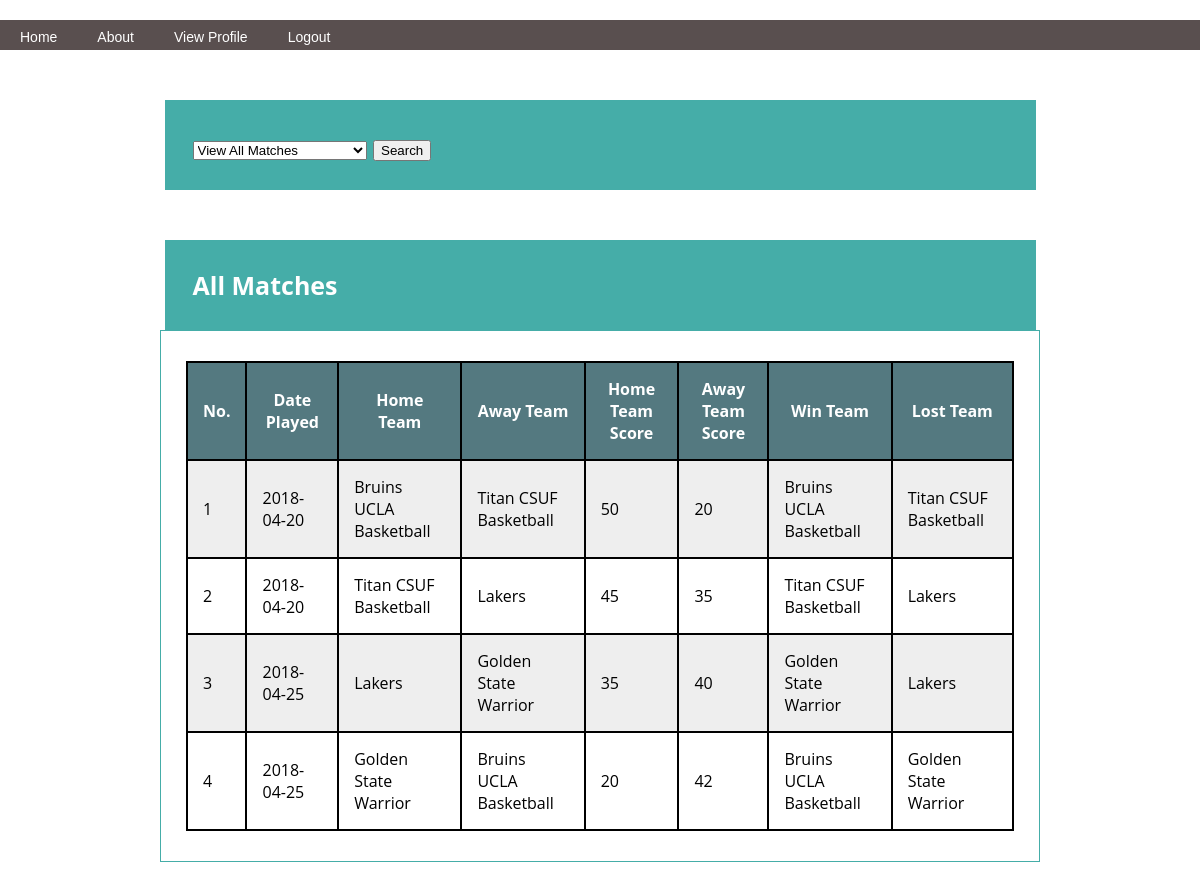
The page /match.php (signed in) on the database its author committed.
### tables this page shows
CREATE TABLE Matches
(
ID INTEGER UNSIGNED NOT NULL AUTO_INCREMENT Primary Key,
HomeTeamID INTEGER UNSIGNED NOT NULL,
AwayTeamID INTEGER UNSIGNED NOT NULL,
HomeScore INTEGER UNSIGNED NOT NULL,
AwayScore INTEGER UNSIGNED NOT NULL,
DatePlayed DATE NOT NULL,
WinTeamID INTEGER UNSIGNED NOT NULL,
LostTeamID INTEGER UNSIGNED NOT NULL,

FOREIGN KEY (HomeTeamID) REFERENCES Team(ID) ON DELETE CASCADE ON UPDATE CASCADE,
FOREIGN KEY (AwayTeamID) REFERENCES Team(ID) ON DELETE CASCADE ON UPDATE 	CASCADE,
FOREIGN KEY (WinTeamID) REFERENCES Team(ID) ON DELETE CASCADE ON UPDATE CASCADE,
FOREIGN KEY (LostTeamID) REFERENCES Team(ID) ON DELETE CASCADE ON UPDATE CASCADE
);

### match.php (the view, shortened to what this page needs)
<!DOCTYPE html>
<html>
<head>
  <link rel="stylesheet" href="style.css">
</head>
<body>
  <?php
    include 'logged_navbar.php';
    $db = configDB($_SESSION["role"]);
    $query = "SELECT ID, FirstName, LastName FROM Player";
    if ($stmt = $db->prepare($query)) {
    ?>
    <div class="header">
      <form action="match.php" method="post">
      <select name="searchbox" id="search" onchange="showfield(this.options[this.selectedIndex].value)">
        <option value="viewAllMatches">View All Matches</option>
      </select>
      <input type="submit" id="searchButton" name="searchbutton" value="Search"/>
    </form>
    </div>
    <?php
    if (empty($_POST["searchbutton"])) {
      $count = 1;
      $query = "SELECT
                (SELECT TeamName FROM Team WHERE ID = HomeTeamID),
                (SELECT TeamName FROM Team WHERE ID = AwayTeamID),
                HomeScore, AwayScore, DatePlayed,
                (SELECT TeamName FROM Team WHERE ID = WinTeamID),
                (SELECT TeamName FROM Team WHERE ID = LostTeamID)
                FROM Matches
                ORDER BY DatePlayed";
      $db = configDB($_SESSION["role"]);
      if ($stmt = $db->prepare($query)) {
        $stmt->execute();
        $stmt->store_result();
        $stmt->bind_result($hometeam, $awayteam, $homescore, $awayscore, $dateplayed, $winteam, $lostteam);
        $stmt->data_seek(0);
        echo "<div class=\"header\" style=\"display:table;\">All Matches</div>
              <div class=\"container\">
              <table>
                <tr>
                  <th>No.</th>
                  <th>Date Played</th>
                  <th>Home Team</th>
                  <th>Away Team</th>
                  <th>Home Team Score</th>
                  <th>Away Team Score</th>
                  <th>Win Team</th>
                  <th>Lost Team</th>
                </tr>";
            while( $stmt->fetch() ) {
                  $row = array('id'=>$count++, 'dateplayed'=>$dateplayed, 'hometeam'=>$hometeam,'awayteam'=>$awayteam,
                  'homescore'=>$homescore, 'awayscore'=>$awayscore, 'winteam'=>$winteam, 'lostteam'=>$lostteam);
                  echo "<tr>
                    <td>". $row['id'] ."</td>
                    <td>". $row['dateplayed'] ."</td>
                    <td>". $row['hometeam'] ."</td>
                    <td>". $row['awayteam'] ."</td>
                    <td>". $row['homescore'] ."</td>
                    <td>". $row['awayscore'] ."</td>
                    <td>". $row['winteam'] ."</td>
                    <td>". $row['lostteam'] ."</td>
                  </tr>";
            }
        echo "</table>
        </div>";
        }
        }
      }
      ?>
</body>
</html>

### style.css (style rules this page uses)
.header { width:70%; margin:50px auto 0 auto; padding-top: 25px; padding-left: 25px; padding-bottom: 25px; background: #45ADA8; border: #45ADA8 3px solid; text-align: left; font-weight: bold; font-size: 25px; color: white; }
.container { width:69%; display: inline-block; margin:0 auto; padding-top: 30px; padding-left: 25px; padding-right: 25px; padding-bottom: 30px; border: #45ADA8 1px solid; }
body { font-family: 'Open Sans', sans-serif; background:#fff; margin: 0 auto 0 auto; width:100%; text-align:center; margin: 20px 0px 20px 0px; }
table { width: 100%; }
table, th, td { border: 2px solid black; border-collapse: collapse; }
th { padding: 15px; text-align: center; }
td { padding: 15px; text-align: left; }
tr:nth-child(even) { background-color: #eee; }
tr:nth-child(odd) { background-color: #fff; }
th { background-color: #547980; color: white; }

### rows shown on the page
matches: id "1", DatePlayed "2018-04-20", hometeam "Bruins UCLA Basketball", awayteam "Titan CSUF Basketball", HomeScore "50", AwayScore "20", winteam "Bruins UCLA Basketball", lostteam "Titan CSUF Basketball"
matches: id "2", DatePlayed "2018-04-20", hometeam "Titan CSUF Basketball", awayteam "Lakers", HomeScore "45", AwayScore "35", winteam "Titan CSUF Basketball", lostteam "Lakers"
matches: id "3", DatePlayed "2018-04-25", hometeam "Lakers", awayteam "Golden State Warrior", HomeScore "35", AwayScore "40", winteam "Golden State Warrior", lostteam "Lakers"
matches: id "4", DatePlayed "2018-04-25", hometeam "Golden State Warrior", awayteam "Bruins UCLA Basketball", HomeScore "20", AwayScore "42", winteam "Bruins UCLA Basketball", lostteam "Golden State Warrior"
